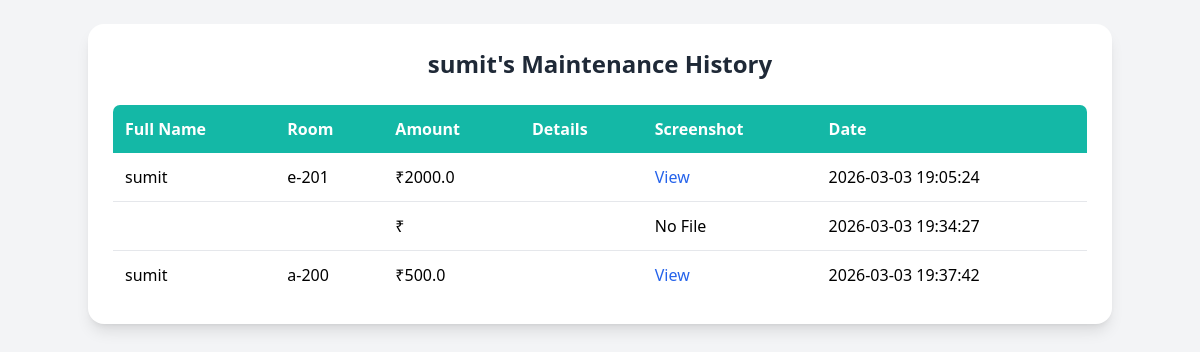
Screenshot of /history (signed in) with the database file from the repository.
### tables this page shows
CREATE TABLE maintenance_history (
            id INTEGER PRIMARY KEY AUTOINCREMENT,
            username TEXT NOT NULL,
            full_name TEXT NOT NULL,
            room_number TEXT NOT NULL,
            amount REAL NOT NULL,
            details TEXT,
            screenshot TEXT,
            submitted_at TIMESTAMP DEFAULT CURRENT_TIMESTAMP
        );

### app.py (the view)
@app.route("/history")
def  maintenance_history():
    if "user" not in session:
        flash("Please login first ❌", "error")
        return redirect(url_for("login"))
    conn = get_db_connection()
    cursor = conn.cursor()
    cursor.execute("SELECT * FROM maintenance_history WHERE username=?", (session["user"],))
    records = cursor.fetchall()
    conn.close()
    return render_template("history.html", records=records, user=session["user"])

### app.py (called while the page is built)
def get_db_connection():
    conn = sqlite3.connect(DATABASE)
    conn.row_factory = sqlite3.Row
    return conn

@app.before_request
def initialize_database_once():
    global db_initialized
    if not db_initialized:
        create_maintenance_table()
        create_contact_table()
        init_users_table()
        db_initialized = True

### templates/history.html (shortened to what this page needs)
<!DOCTYPE html>
<html lang="en">
<head>
  <script src="https://cdn.tailwindcss.com"></script>
</head>
<body class="bg-gray-100 min-h-screen p-6">
  <div class="max-w-5xl mx-auto bg-white p-6 rounded-2xl shadow-lg">
    <h2 class="text-2xl font-bold text-gray-800 mb-6 text-center">
      {{ user }}'s Maintenance History
    </h2>
    {% if records %}
      <table class="w-full border border-gray-300 rounded-lg overflow-hidden">
        <thead class="bg-teal-500 text-white">
          <tr>
            <th class="p-3 text-left">Full Name</th>
            <th class="p-3 text-left">Room</th>
            <th class="p-3 text-left">Amount</th>
            <th class="p-3 text-left">Details</th>
            <th class="p-3 text-left">Screenshot</th>
            <th class="p-3 text-left">Date</th>
          </tr>
        </thead>
        <tbody>
          {% for row in records %}
          <tr class="border-b hover:bg-gray-50">
            <td class="p-3">{{ row['full_name'] }}</td>
            <td class="p-3">{{ row['room_number'] }}</td>
            <td class="p-3">₹{{ row['amount'] }}</td>
            <td class="p-3">{{ row['details'] }}</td>
            <td class="p-3">
              {% if row['screenshot'] %}
                <a href="{{ url_for('uploaded_file', filename=row['screenshot']) }}" target="_blank" class="text-blue-600 hover:underline">View</a>
              {% else %}
                No File
              {% endif %}
            </td>
            <td class="p-3">
              {{ row['submitted_at'] | default("—") }}
            </td>
          </tr>
          {% endfor %}
        </tbody>
      </table>
    {% else %}
      <p class="text-gray-600 text-center">No records found.</p>
    {% endif %}
  </div>
</body>
</html>

### rows the page displays
maintenance_history: full_name "sumit", room_number "e-201", amount "2000.0", submitted_at "2026-03-03 19:05:24"
maintenance_history: shows "No File", submitted_at "2026-03-03 19:34:27"
maintenance_history: full_name "sumit", room_number "a-200", amount "500.0", submitted_at "2026-03-03 19:37:42"

### other values shown
{{ user }} "sumit"
